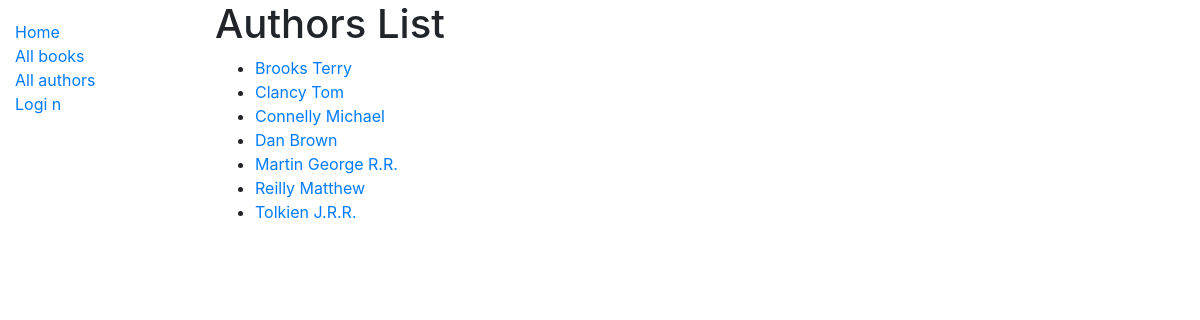
Screenshot of /catalog/authors/ with the database file from the repository.
### catalog/models.py (models this page shows, shortened)
class Author(models.Model):
    first_name = models.CharField(max_length=100)
    last_name = models.CharField(max_length=100)
    date_of_birth = models.DateField(null=True, blank=True)
    date_of_death = models.DateField('Died', null=True, blank=True)
    class Meta:
        ordering = ['last_name', 'first_name']
    def get_absolute_url(self):
        return reverse('author-detail', args=[str(self.id)])

### catalog/views.py (the view)
# urls.py: path('authors/', views.AuthorsListView.as_view(), name='authors'),  # added for Challange part 1
class AuthorsListView(generic.ListView):  # Added for challange part 2
    model = Author
    paginate_by = 10

### catalog/templates/catalog/author_list.html
{% extends "base_generic.html" %}
{% block content %}
    <h1>Authors List</h1>
    {% if author_list %}
        <ul>
            {% for author in author_list %}
                <li>
                    <a href="{{ author.get_absolute_url }}">{{ author.last_name }} {{ author.first_name }}</a>
                </li>
            {% endfor %}
        </ul>
    {% else %}
        <p>There are no authors in the library.</p>
    {% endif %}
{% endblock %}

### rows the page displays
Author: last_name "Brooks", first_name "Terry"
Author: last_name "Clancy", first_name "Tom"
Author: last_name "Connelly", first_name "Michael"
Author: last_name "Dan", first_name "Brown"
Author: last_name "Martin", first_name "George R.R."
Author: last_name "Reilly", first_name "Matthew"
Author: last_name "Tolkien", first_name "J.R.R."
